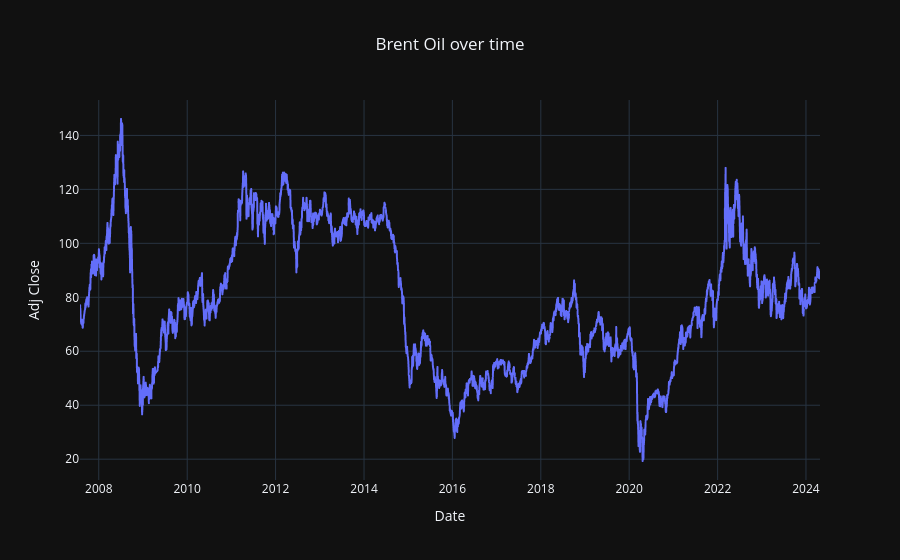

The notebook cell this image was saved under:
### Code cell
# Dynamic visualisation
fig = px.line(brent_oil,
              x=brent_oil.index,
              y="Adj Close",
              title='Brent Oil over time')
fig.update_layout(title_x=0.5)  # This will center the title horizontally

fig.show()

### Figure 1 — Plotly figure (JSON) as saved in the notebook; plotly's stock layout.template omitted (floating-point values rounded to 4 significant figures; data arrays with more than 128 entries replaced by an {"elided": "..."} marker saying what was removed)
{"data": [{"hovertemplate": "Date=%{x}<br>Adj Close=%{y}<extra></extra>", "legendgroup": "", "line": {"color": "#636efa", "dash": "solid"}, "marker": {"symbol": "circle"}, "mode": "lines", "name": "", "showlegend": false, "x": {"elided": "4157 str values"}, "xaxis": "x", "y": {"elided": "4157 float values"}, "yaxis": "y", "type": "scattergl"}], "layout": {"xaxis": {"anchor": "y", "domain": [0.0, 1.0], "title": {"text": "Date"}}, "yaxis": {"anchor": "x", "domain": [0.0, 1.0], "title": {"text": "Adj Close"}}, "legend": {"tracegroupgap": 0}, "title": {"text": "Brent Oil over time", "x": 0.5}}}
